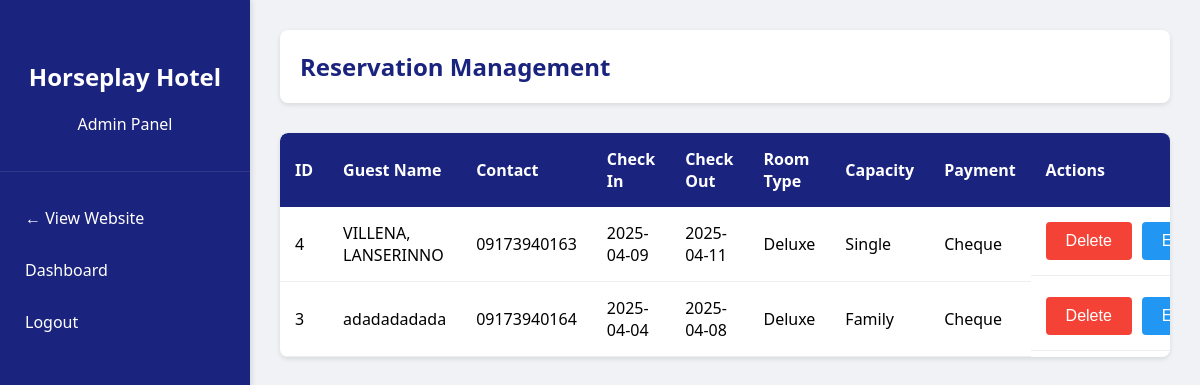
The page /admin/admin_dashboard.php (signed in) on the database its author committed.
### tables this page shows
CREATE TABLE `reservations` (
  `id` int(11) NOT NULL,
  `name` varchar(255) NOT NULL,
  `contact_number` varchar(20) NOT NULL,
  `reservation_from` date NOT NULL,
  `reservation_to` date NOT NULL,
  `room_type` varchar(50) NOT NULL,
  `room_capacity` varchar(50) NOT NULL,
  `payment_type` varchar(50) NOT NULL,
  `created_at` timestamp NOT NULL DEFAULT current_timestamp()
);

### admin/admin_dashboard.php (the view, shortened to what this page needs)
<?php
require 'db.php';
$reservations = $pdo->query("SELECT * FROM reservations ORDER BY reservation_from DESC")->fetchAll(PDO::FETCH_ASSOC);
?>
<!DOCTYPE html>
<html lang="en">
<head>
    <link rel="stylesheet" href="admin.css">
</head>
<body>
    <div class="admin-sidebar">
        <div class="logo">
            <h2>Horseplay Hotel</h2>
            <p>Admin Panel</p>
        </div>
        <a href="../index.php">← View Website</a>
        <a href="admin_dashboard.php">Dashboard</a>
        <a href="admin_logout.php">Logout</a>
    </div>
    <div class="admin-content">
        <div class="admin-header">
            <h1>Reservation Management</h1>
        </div>
        <div class="admin-table-container">
            <table class="admin-table">
                <thead>
                    <tr>
                        <th>ID</th>
                        <th>Guest Name</th>
                        <th>Contact</th>
                        <th>Check In</th>
                        <th>Check Out</th>
                        <th>Room Type</th>
                        <th>Capacity</th>
                        <th>Payment</th>
                        <th>Actions</th>
                    </tr>
                </thead>
                <tbody>
                    <?php foreach ($reservations as $reservation): ?>
                        <tr>
                            <td><?= htmlspecialchars($reservation['id']) ?></td>
                            <td><?= htmlspecialchars($reservation['name']) ?></td>
                            <td><?= htmlspecialchars($reservation['contact_number']) ?></td>
                            <td><?= htmlspecialchars($reservation['reservation_from']) ?></td>
                            <td><?= htmlspecialchars($reservation['reservation_to']) ?></td>
                            <td><?= htmlspecialchars($reservation['room_type']) ?></td>
                            <td><?= htmlspecialchars($reservation['room_capacity']) ?></td>
                            <td><?= htmlspecialchars($reservation['payment_type']) ?></td>
                            <td class="action-buttons">
                                <form method="post" style="display:inline;">
                                    <button type="submit" name="delete" class="btn btn-delete" onclick="return confirm('Are you sure you want to delete this reservation?')">Delete</button>
                                </form>
                                <button type="button" class="btn btn-edit" onclick="showEditForm(<?= htmlspecialchars(json_encode($reservation)) ?>)">Edit</button>
                            </td>
                        </tr>
                    <?php endforeach; ?>
                </tbody>
            </table>
        </div>
    </div>
</body>
</html>

### admin/admin.css (style rules this page uses)
body { font-family: 'Segoe UI', Tahoma, Geneva, Verdana, sans-serif; margin: 0; padding: 0; background: #f0f2f5; }
.admin-sidebar { width: 250px; height: 100vh; background: #1a237e; position: fixed; left: 0; top: 0; padding: 20px 0; color: white; box-shadow: 2px 0 5px rgba(0, 0, 0, 0.1); }
.admin-sidebar .logo { text-align: center; padding: 20px; border-bottom: 1px solid rgba(255, 255, 255, 0.1); margin-bottom: 20px; }
.admin-sidebar a { display: block; padding: 15px 25px; color: white; text-decoration: none; transition: all 0.3s; font-size: 16px; }
.admin-content { margin-left: 250px; padding: 30px; }
.admin-header { background: white; padding: 20px; margin-bottom: 30px; box-shadow: 0 2px 5px rgba(0, 0, 0, 0.1); border-radius: 8px; }
.admin-header h1 { margin: 0; font-size: 24px; color: #1a237e; }
.admin-table { width: 100%; background: white; border-radius: 8px; overflow: hidden; box-shadow: 0 2px 5px rgba(0, 0, 0, 0.1); border-collapse: collapse; }
.admin-table th { background: #1a237e; color: white; padding: 15px; text-align: left; }
.admin-table td { padding: 15px; border-bottom: 1px solid #eee; }
.btn { display: inline-block; padding: 10px 20px; background: #1a237e; color: white; border: none; border-radius: 4px; cursor: pointer; font-size: 16px; width: 100%; }
.action-buttons { display: flex; gap: 10px; }
.btn-edit { background: #2196f3; }
.btn-delete { background: #f44336; }
.admin-table-container { overflow-x: auto; margin-top: 20px; background: white; border-radius: 8px; box-shadow: 0 2px 5px rgba(0, 0, 0, 0.1); }

### rows shown on the page
reservations: id "4", name "VILLENA, LANSERINNO", contact_number "09173940163", reservation_from "2025-04-09", reservation_to "2025-04-11", room_type "Deluxe", room_capacity "Single", payment_type "Cheque"
reservations: id "3", name "adadadadada", contact_number "09173940164", reservation_from "2025-04-04", reservation_to "2025-04-08", room_type "Deluxe", room_capacity "Family", payment_type "Cheque"
